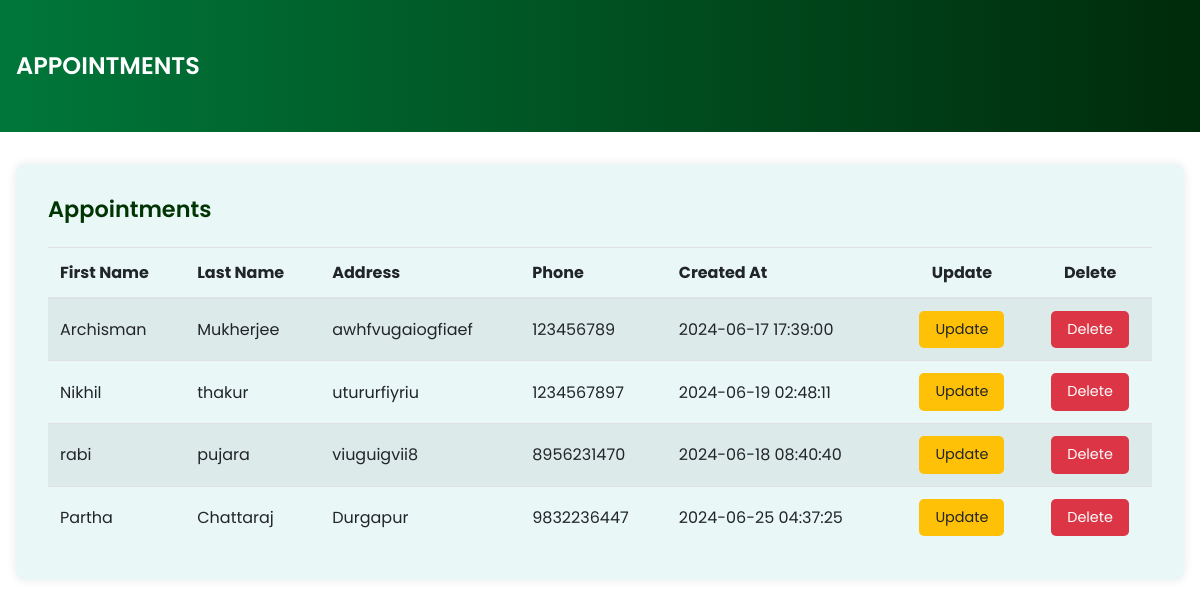
Page /reception.php (signed in) on the committed database.
### tables this page shows
CREATE TABLE `appointment` (
  `id` int(10) NOT NULL,
  `Firstname` varchar(30) NOT NULL,
  `Lastname` varchar(30) NOT NULL,
  `address` varchar(255) NOT NULL,
  `phone` bigint(10) NOT NULL,
  `created_at` timestamp NOT NULL DEFAULT current_timestamp() ON UPDATE current_timestamp()
);

### reception.php (the view, shortened to what this page needs)
<?php
              $server = "localhost";
              $username = "root";
              $password = "";
              $dbname = "hospital_col";
                  $con = mysqli_connect($server,$username,$password,$dbname);
                  ?>
                <?php
                  $que2= "SELECT * FROM `appointment` WHERE 1";
                  $result2 = mysqli_query($con,$que2);
                ?>
<!DOCTYPE html>
<html lang="en">
<head>
    <link rel="stylesheet" href="https://stackpath.bootstrapcdn.com/bootstrap/4.3.1/css/bootstrap.min.css">
    <link rel="stylesheet" href="./pges2/profile.css">
    <link href="https://cdn.jsdelivr.net/npm/remixicon@3.4.0/fonts/remixicon.css" rel="stylesheet">
</head>
<body>
<header>
    <nav class="section__container nav__container">
        <div class="nav__logo">APPOINTMENTS</div>
    </nav>
</header>
<div class="section__container">
    <div class="alltab">
        <h3>Appointments</h3>
        <table class="table table-striped">
            <thead>
            <tr>
                <th>First Name</th>
                <th>Last Name</th>
                <th>Address</th>
                <th>Phone</th>
                <th>Created At</th>
                <th>Update</th>
                <th>Delete</th>
            </tr>
            </thead>
            <tbody>
            <tr>
            <?php
              while($row = mysqli_fetch_assoc($result2)) { ?>
                <td> <?php  echo  $row['Firstname']; ?> </td>
                <td> <?php  echo $row['Lastname']; ?> </td>
                <td> <?php  echo $row['address']; ?> </td>
                <td> <?php  echo $row['phone']; ?> </td>
                <td> <?php  echo $row['created_at']; ?> </td>
                <td><a href="./update_app_reception.php?uid=<?php echo $row['id']; ?>"><button type="button" class="btn btn-warning">Update</button></a></td>
                <td><a href="./delete_app_reception.php?uid=<?php echo $row['id'];?>"><button type="button" class="btn btn-danger">Delete</button></a></td>
            </tr>
            <?php }?>
            </tbody>
        </table>
    </div>
</div>
</body>
</html>

### pges2/profile.css (style rules this page uses)
:root { --primary-color: #003403; --primary-color-dark: #0d1f84; --primary-color-light: #e9f7f7; --secondary-color: #00422d; --text-dark: #333333; --text-light: #767268; --white: #ffffff; --max-width: 1200px; }
* { padding: 0; margin: 0; box-sizing: border-box; font-family: "Poppins", sans-serif; }
body { font-family: "Poppins", sans-serif; }
header { background-image: linear-gradient(to right, rgb(0, 119, 58), rgba(0,43,11)); background-position: center center; background-size: cover; background-repeat: no-repeat; padding: 1rem 0; }
.section__container { max-width: var(--max-width); margin: auto; padding: 2rem 1rem; }
.nav__container { display: flex; align-items: center; justify-content: space-between; }
.nav__logo { font-size: 1.5rem; font-weight: 600; color: var(--white); }
.btn { padding: 0.75rem 2rem; outline: none; border: none; font-size: 1rem; white-space: nowrap; color: white; background-color: #005425; border-radius: 5px; cursor: pointer; transition: background-color 0.3s ease; }
.alltab { background-color: var(--primary-color-light); padding: 2rem; border-radius: 10px; box-shadow: 0 0 10px rgba(0, 0, 0, 0.1); margin-bottom: 2rem; }
.alltab h3 { color: var(--primary-color); margin-bottom: 1.5rem; font-size: 1.4rem; font-weight: 600; }
.table { margin-bottom: 0; }
.table th, .table td { vertical-align: middle; }
.table th:last-child, .table td:last-child { text-align: center; }
.table th:nth-last-child(2), .table td:nth-last-child(2) { text-align: center; }
.table .btn { padding: 0.5rem 1rem; font-size: 0.9rem; }
.table .btn-warning { background-color: #ffc107; color: #212529; }
.table .btn-danger { background-color: #dc3545; }
* { scrollbar-width: thin; scrollbar-color: #007439 #e9f7f7; }
* { -ms-overflow-style: none; }

### rows in the picture
appointment: Firstname "Archisman", Lastname "Mukherjee", address "awhfvugaiogfiaef", phone "123456789", created_at "2024-06-17 17:39:00"
appointment: Firstname "Nikhil", Lastname "thakur", address "utururfiyriu", phone "1234567897", created_at "2024-06-19 02:48:11"
appointment: Firstname "rabi", Lastname "pujara", address "viuguigvii8", phone "8956231470", created_at "2024-06-18 08:40:40"
appointment: Firstname "Partha", Lastname "Chattaraj", address "Durgapur", phone "9832236447", created_at "2024-06-25 04:37:25"
